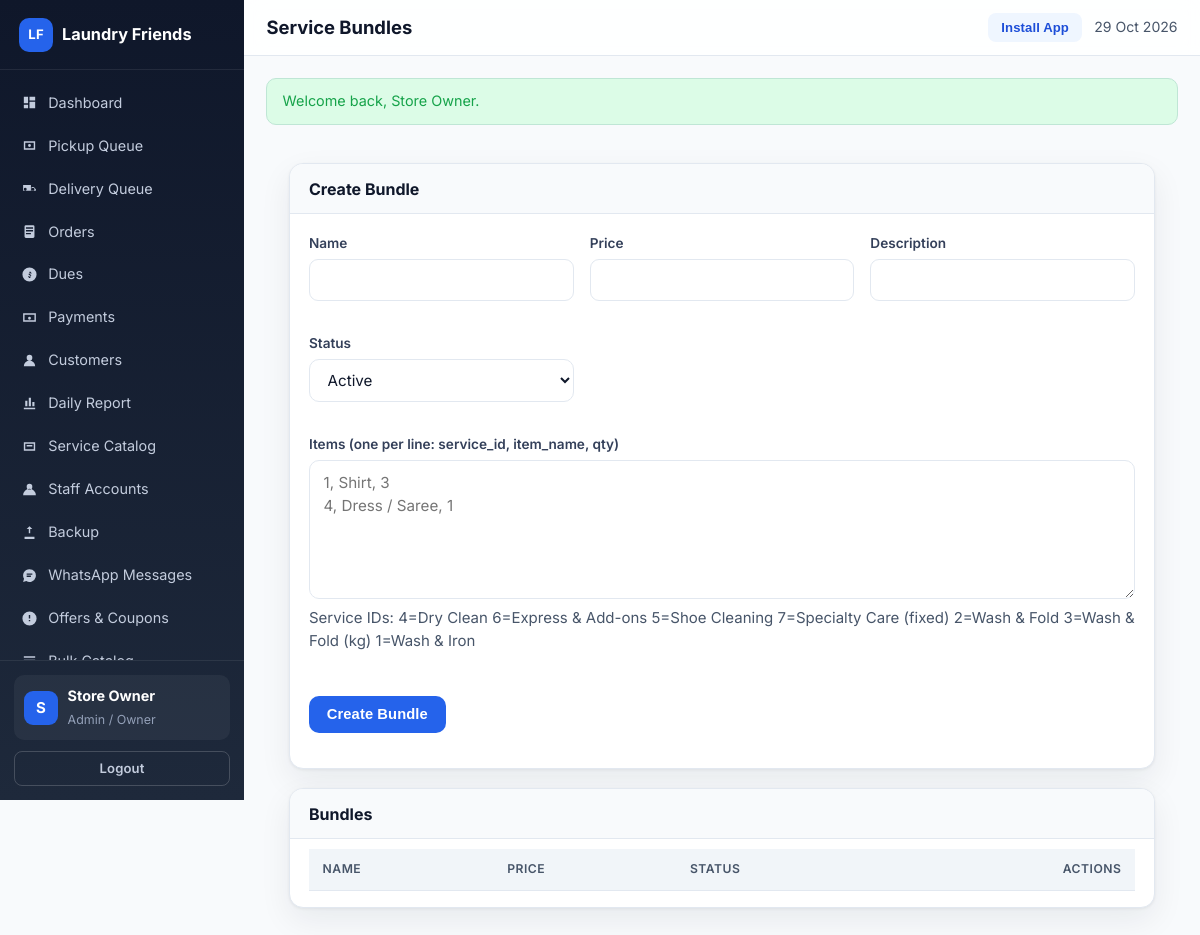
/admin/bundles.php (signed in), run on the app's committed database.
### tables this page shows
CREATE TABLE IF NOT EXISTS users (
  id INT UNSIGNED AUTO_INCREMENT PRIMARY KEY,
  role ENUM('super_admin','admin','staff','customer') NOT NULL DEFAULT 'customer',
  name VARCHAR(100) NOT NULL,
  email VARCHAR(150) NULL,
  phone VARCHAR(20) NULL,
  phone_key VARCHAR(20) NULL,
  password_hash VARCHAR(255) NOT NULL,
  is_active TINYINT(1) NOT NULL DEFAULT 1,
  must_change_password TINYINT(1) NOT NULL DEFAULT 0,
  last_login_at DATETIME NULL,
  created_by INT UNSIGNED NULL,
  created_at DATETIME NOT NULL DEFAULT CURRENT_TIMESTAMP,
  updated_at DATETIME NOT NULL DEFAULT CURRENT_TIMESTAMP ON UPDATE CURRENT_TIMESTAMP,
  UNIQUE KEY uq_users_email (email),
  UNIQUE KEY uq_users_phone_key (phone_key),
  KEY idx_users_role (role),
  KEY idx_users_active (is_active)
);

CREATE TABLE IF NOT EXISTS services (
  id INT UNSIGNED AUTO_INCREMENT PRIMARY KEY,
  service_name VARCHAR(120) NOT NULL,
  price_mode ENUM('per_piece','per_kg','fixed') NOT NULL DEFAULT 'per_piece',
  category ENUM('piece','kg','extra') NOT NULL DEFAULT 'piece',
  rate DECIMAL(12,2) NOT NULL DEFAULT 0,
  min_weight_kg DECIMAL(10,3) NOT NULL DEFAULT 0,
  is_active TINYINT(1) NOT NULL DEFAULT 1,
  created_at DATETIME NOT NULL DEFAULT CURRENT_TIMESTAMP,
  updated_at DATETIME NOT NULL DEFAULT CURRENT_TIMESTAMP ON UPDATE CURRENT_TIMESTAMP,
  UNIQUE KEY uq_services_name (service_name),
  KEY idx_services_active (is_active)
);

### config/helpers.php (called while the page is built, shortened)
<?php
function e(?string $value): string
{
    return htmlspecialchars((string) $value, ENT_QUOTES | ENT_SUBSTITUTE, 'UTF-8');
}
function url(string $path = ''): string
{
    return BASE_URL . '/' . ltrim($path, '/');
}
function asset(string $path): string
{
    $suffix = '';
    if (strpos($path, '?') === false && preg_match('/\.(js|css)$/', $path) === 1) {
        $suffix = '?v=' . APP_ASSET_VERSION;
    }
    return url($path) . $suffix;
}
function take_flashes(): array
{
    $flashes = $_SESSION['_flash'] ?? [];
    return $flashes;
}
function role_label(string $role): string
{
    $map = [
        'super_admin' => 'Super Admin',
        'admin' => 'Admin / Owner',
        'staff' => 'Staff',
        'pickup' => 'Staff',
        'delivery' => 'Staff',
        'customer' => 'Customer',
    ];
    return $map[$role] ?? ucfirst($role);
}

### config/auth.php (called while the page is built, shortened)
<?php
function current_user(): ?array
{
    static $user = null;
    static $loaded = false;
    if ($loaded) {
        return $user;
    }
    $loaded = true;
    $user = db_row('SELECT * FROM users WHERE id = ? AND is_active = 1', [(int) $_SESSION['user_id']]);
    return $user;
}
function require_login(bool $allowPasswordChange = false): array
{
    $user = current_user();
    return $user;
}
function require_roles(array $roles): array
{
    $user = require_login();
    return $user;
}
function require_admin(): array
{
    return require_roles(['super_admin', 'admin']);
}

### config/db.php (called while the page is built, shortened)
<?php
function db(): PDO
{
    static $pdo = null;
    if ($pdo instanceof PDO) {
        return $pdo;
    }
    $dsn = 'mysql:host=' . DB_HOST . ';port=' . DB_PORT . ';dbname=' . DB_NAME . ';charset=utf8mb4';
    try {
        $pdo = new PDO($dsn, DB_USER, DB_PASS, [
            PDO::ATTR_ERRMODE => PDO::ERRMODE_EXCEPTION,
            PDO::ATTR_DEFAULT_FETCH_MODE => PDO::FETCH_ASSOC,
            PDO::ATTR_EMULATE_PREPARES => false,
        ]);
        $pdo->exec("SET time_zone = '" . DB_TIMEZONE . "'");
    } catch (PDOException $e) {
        app_log_throwable($e);
        throw new RuntimeException('Database connection failed. Please try again in a moment.', 0, $e);
    }
    return $pdo;
}
function db_all(string $sql, array $params = []): array
{
    $stmt = db()->prepare($sql);
    $stmt->execute($params);
    return $stmt->fetchAll();
}
function db_row(string $sql, array $params = []): ?array
{
    $stmt = db()->prepare($sql);
    $stmt->execute($params);
    $row = $stmt->fetch();
    return $row === false ? null : $row;
}

### admin/bundles.php (the view, shortened to what this page needs)
<?php
require_once dirname(__DIR__) . '/includes/layout.php';
$user = require_admin();
$services = db_all('SELECT id, service_name FROM services ORDER BY service_name');
layout_start('Service Bundles', 'app');
?>
<div class="app-content">
    <div class="panel">
        <div class="panel-head"><h2>Create Bundle</h2></div>
        <div class="panel-body">
            <form method="post" class="form-grid">
                <div class="form-group">
                    <label>Name</label>
                    <input type="text" name="name" required>
                </div>
                <div class="form-group">
                    <label>Price</label>
                    <input type="number" name="price" min="0.01" step="0.01" required>
                </div>
                <div class="form-group">
                    <label>Description</label>
                    <input type="text" name="description">
                </div>
                <div class="form-group">
                    <label>Status</label>
                    <select name="is_active">
                        <option value="1" selected>Active</option>
                    </select>
                </div>
                <div class="form-group" style="grid-column:1/-1;">
                    <label>Items (one per line: service_id, item_name, qty)</label>
                    <textarea name="items" rows="5" placeholder="1, Shirt, 3&#10;4, Dress / Saree, 1" style="width:100%;"></textarea>
                    <p class="subtle">Service IDs: <?php foreach ($services as $s): ?><?= (int)$s['id'] ?>=<?= e((string)$s['service_name']) ?>  <?php endforeach; ?></p>
                </div>
                <div class="form-group" style="align-self:end;">
                    <button class="btn" type="submit">Create Bundle</button>
                </div>
            </form>
        </div>
    </div>
    <div class="panel">
        <div class="panel-head"><h2>Bundles</h2></div>
        <div class="panel-body tight">
            <div class="table-wrap">
                <table class="data">
                    <thead><tr><th>Name</th><th>Price</th><th>Status</th><th class="actions">Actions</th></tr></thead>
                </table>
            </div>
        </div>
    </div>
</div>
<?php
layout_end();

### includes/layout.php (shortened to what this page needs)
<?php
function layout_nav_items(): array
{
    $user = current_user();
    return [];
}
function layout_is_active(string $href): bool
{
    $self = basename($_SERVER['SCRIPT_NAME'] ?? '');
    $target = basename($href);
    if ($self === $target) {
        return true;
    }
    $selfDir = basename(dirname($_SERVER['SCRIPT_NAME'] ?? ''));
    $targetDir = basename(dirname($href));
    return $self === $target && $selfDir === $targetDir;
}
function layout_start(string $title, string $layout = 'app'): void
{
    $user = current_user();
    $flashes = take_flashes();
    ?><!DOCTYPE html>
<html lang="en">
<head>
<link rel="stylesheet" href="<?= e(asset('assets/css/app.css')) ?>">
</head>
<body class="layout-<?= e($layout) ?>">
<?php if ($layout === 'public'): ?>
<header class="public-header">
    <div class="container nav-row">
        <a class="brand" href="<?= e(url('index.php')) ?>">
            <span class="brand-mark">LF</span>
            <span><?= e(APP_NAME) ?></span>
        </a>
        <nav class="public-nav">
            <a href="<?= e(url('index.php')) ?>#services">Services</a>
            <a href="<?= e(url('index.php')) ?>#how">How it works</a>
            <a href="<?= e(url('index.php')) ?>#contact">Contact</a>
            <button class="btn btn-soft btn-sm install-btn" type="button" data-install-app>Install App</button>
            <?php if ($user !== null): ?>
                <a class="btn btn-primary btn-sm" href="<?= e(url(home_for_role($user['role']))) ?>">Go to Dashboard</a>
                <a class="btn btn-ghost btn-sm" href="<?= e(url('logout.php')) ?>">Logout</a>
            <?php else: ?>
                <a class="btn btn-ghost btn-sm" href="<?= e(url('login.php')) ?>">Login</a>
                <a class="btn btn-primary btn-sm" href="<?= e(url('customer/schedule-pickup.php')) ?>">Schedule Pickup</a>
            <?php endif; ?>
        </nav>
    </div>
</header>
<?php elseif ($layout === 'app'): ?>
<div class="app-shell">
    <aside class="sidebar" id="sidebar">
        <div class="sidebar-brand">
            <a class="brand" href="<?= e(url('index.php')) ?>">
                <span class="brand-mark">LF</span>
                <span><?= e(APP_NAME) ?></span>
            </a>
        </div>
        <nav class="sidebar-nav">
            <?php foreach (layout_nav_items() as $item): ?>
                <a class="nav-link<?= layout_is_active($item['href']) ? ' active' : '' ?>" href="<?= e(url($item['href'])) ?>">
                    <svg viewBox="0 0 24 24" aria-hidden="true"><path d="<?= e($item['icon']) ?>"/></svg>
                    <span><?= e($item['label']) ?></span>
                </a>
            <?php endforeach; ?>
        </nav>
        <div class="sidebar-footer">
            <div class="user-chip">
                <div class="avatar"><?= e(strtoupper(mb_substr($user['name'] ?? 'U', 0, 1))) ?></div>
                <div>
                    <strong><?= e($user['name'] ?? 'Guest') ?></strong>
                    <small><?= e(role_label($user['role'] ?? '')) ?></small>
                </div>
            </div>
            <a class="btn btn-ghost btn-sm btn-block" href="<?= e(url('logout.php')) ?>">Logout</a>
        </div>
    </aside>
    <div class="app-main">
        <header class="app-topbar">
            <h1 class="page-title"><?= e($title) ?></h1>
            <div class="topbar-right">
                <button class="btn btn-sm btn-soft install-btn" type="button" data-install-app>Install App</button>
                <span class="today-label"><?= e(date('d M Y')) ?></span>
            </div>
        </header>
        <main class="app-content">
<?php endif; ?>
<?php foreach ($flashes as $flash): ?>
    <div class="alert alert-<?= e($flash['type']) ?>"><?= e($flash['message']) ?></div>
<?php endforeach; ?>
<?php
}
function layout_end(): void
{
    $layout = $GLOBALS['__layout'] ?? 'app';
    ?>
<?php if ($layout === 'app'): ?>
        </main>
    </div>
</div>
<?php elseif ($layout === 'customer'): ?>
</main>
<?php layout_bottom_nav(); ?>
<?php endif; ?>
</body>
</html>
<?php
}
function layout_bottom_nav(): void
{
    $user = current_user();
    if ($user === null || !in_array($user['role'], array_merge(staff_roles(), ['customer']), true)) {
        return;
    }
    ?>
    <?php
}

### data on the page
users: name "S", name "Store Owner", role "Admin / Owner"
services: id "4", service_name "Dry Clean"
services: id "6", service_name "Express & Add-ons"
services: id "5", service_name "Shoe Cleaning"
services: id "7", service_name "Specialty Care (fixed)"
services: id "2", service_name "Wash & Fold"
services: id "3", service_name "Wash & Fold (kg)"
services: id "1", service_name "Wash & Iron"

### other printed values
APP_NAME "Laundry Friends"
$item['label'] "Dashboard"
$item['label'] "Pickup Queue"
$item['label'] "Delivery Queue"
$item['label'] "Orders"
$item['label'] "Dues"
$item['label'] "Payments"
$item['label'] "Customers"
$item['label'] "Daily Report"
$item['label'] "Service Catalog"
$item['label'] "Staff Accounts"
$item['label'] "Backup"
$item['label'] "WhatsApp Messages"
$item['label'] "Offers & Coupons"
$title "Service Bundles"
